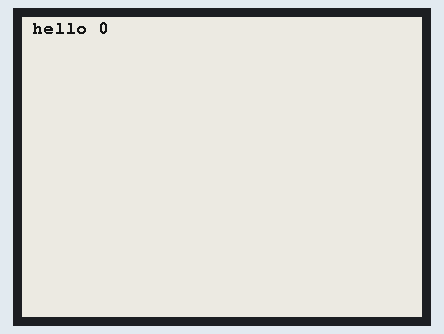
Recording of a sketch running on a simulated Arduino Uno, built for the host (arithmetic inside an expression is 32-bit, double 64-bit). On the bench: 400×300 one-colour display. What the sketch prints to the serial monitor is not drawn.

Above: at 4.6 s.
At 7.8 s:
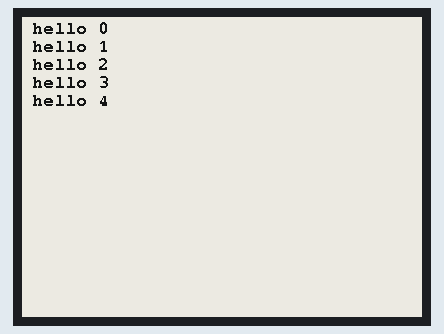
At 11.0 s:
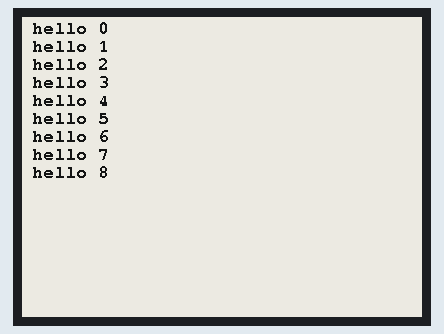
At 17.4 s:
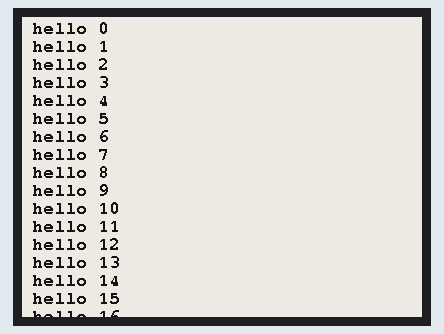
At 24.6 s:
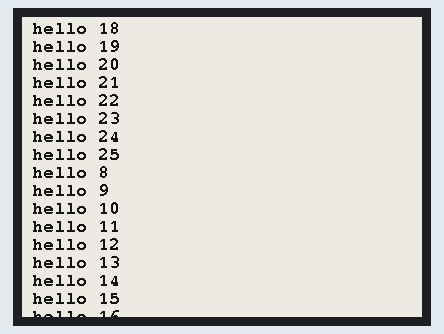
At 31.8 s:
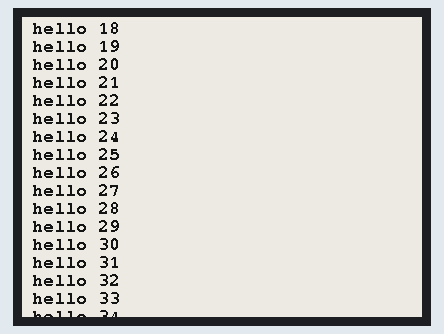

The sketch:

featherm0_eink_partials_nice.ino
```cpp
// include library, include base class, make path known
#include <GxEPD.h>

#include <GxGDEW042T2/GxGDEW042T2.h>      // 4.2" b/w

#include <GxIO/GxIO_SPI/GxIO_SPI.h>
#include <GxIO/GxIO.h>

// FreeFonts from Adafruit_GFX
#include <Fonts/FreeMonoBold9pt7b.h>
#include <Fonts/FreeMonoBold12pt7b.h>

#include GxEPD_BitmapExamples

GxIO_Class io(SPI, /*CS=*/ 9, /*DC=*/ 10, /*RST=*/ 11); /// MODIFIED FROM ORIGINAL -- DWB
GxEPD_Class display(io, /*RST=*/ 11, /*BUSY=*/ 12); /// MODIFIED FROM ORIGINAL -- DWB


#if defined(_GxGDEP015OC1_H_) || defined(_GxGDEH0154D67_H_)
const uint32_t partial_update_period_s = 1;
const uint32_t full_update_period_s = 6 * 60 * 60;
#elif defined(_GxGDE0213B1_H_) || defined(_GxGDEH029A1_H_) || defined(_GxGDEW042T2_H_)
const uint32_t partial_update_period_s = 2;
const uint32_t full_update_period_s = 1 * 60 * 60;
#endif

void setup(void)
{
  Serial.begin(115200);
  Serial.println();
  Serial.println("setup");
  //display.init(115200); // enable diagnostic output on Serial
  display.init(); // disable diagnostic output on Serial
  display.eraseDisplay();
  Serial.println("setup done");
  display.setTextColor(GxEPD_BLACK);
  //display.setRotation(0);
  //display.drawExampleBitmap(BitmapExample1, 0, 0, GxEPD_WIDTH, GxEPD_HEIGHT, GxEPD_BLACK);
  display.update();
  display.setFont(&FreeMonoBold9pt7b);
  display.setRotation(0);
}

int line = 0;
void loop()
{
    //display.update();
    String content = "hello "+String(line);
    showPartialUpdate(line, content);
    line = line+1;
    //if (line > 19) line=0;
    delay(300);
}

void print02d(uint32_t d)
{
  if (d < 10) display.print("0");
  display.print(d);
}

//#if !defined(__AVR)

void showPartialUpdate(int line, String content)
{
  uint16_t box_x = 10;
  uint16_t box_y = 18*(line%18);
  uint16_t box_w = 170;
  uint16_t box_h = 17;
  uint16_t cursor_y = box_y + 16;
  display.fillRect(box_x, box_y, box_w, box_h, GxEPD_WHITE);
  display.setCursor(box_x, cursor_y);
  display.print(content);
  display.updateWindow(box_x, box_y, box_w, box_h, true);
  //display.update();
}
/*
#else

void drawCallback()
{
  uint16_t box_x = 10;
  uint16_t box_y = 15;
  uint16_t box_w = 170;
  uint16_t box_h = 20;
  uint16_t cursor_y = box_y + 16;
  display.fillRect(box_x, box_y, box_w, box_h, GxEPD_WHITE);
  display.setCursor(box_x, cursor_y);
  display.print(days); display.print("d "); print02d(hours); display.print(":"); print02d(minutes); display.print(":"); print02d(seconds);
}

void showPartialUpdate_AVR()
{
  uint16_t box_x = 10;
  uint16_t box_y = 15;
  uint16_t box_w = 170;
  uint16_t box_h = 20;
  uint16_t cursor_y = box_y + 14;
  display.drawPagedToWindow(drawCallback, box_x, box_y, box_w, box_h);
}

#endif
*/
```

Measured:
- what the display in image 0 shows lasts 0.8 s, from 4.6 s to 5.4 s
